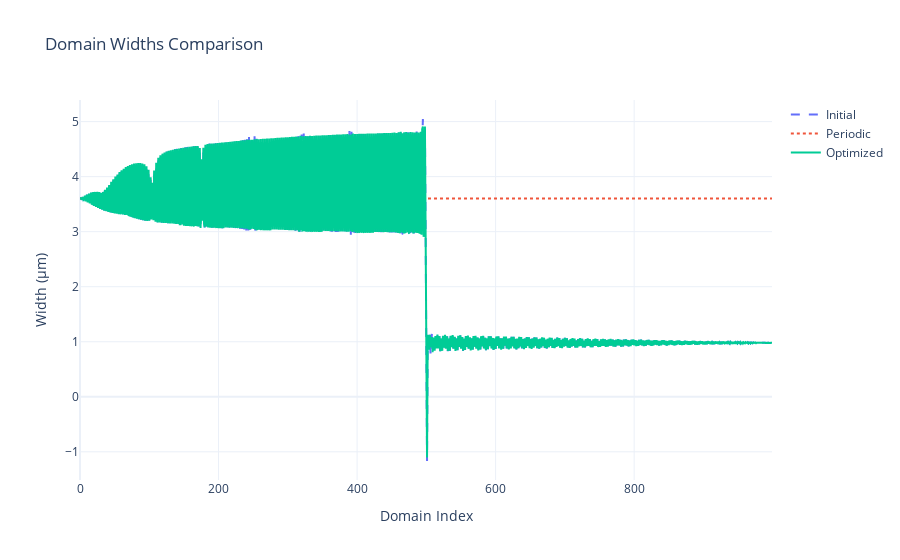
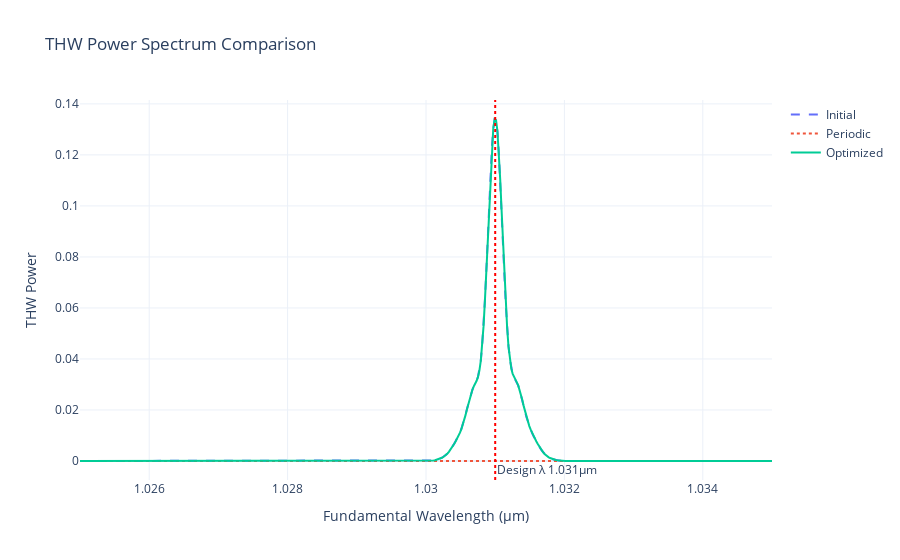
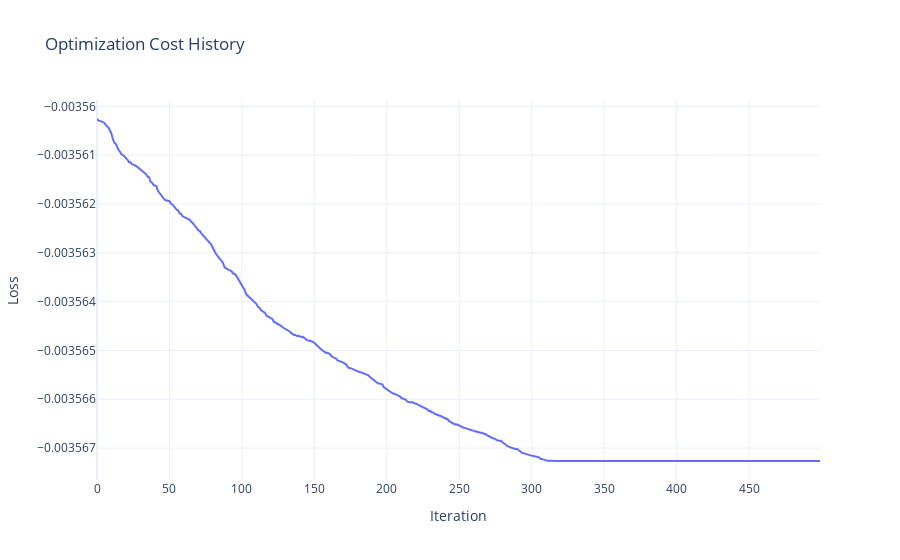

Notebook code for these charts, in order:
### Code cell
# 4. Visualize the results
print("4. Visualizing optimization results...")
plot_domain_widths(initial_widths, optimized_widths, periodic_widths)
plot_thw_power_spectrum(initial_widths, optimized_widths, periodic_widths, sim_params, config)
plot_cost_history(loss_history)
print(optimized_widths.shape)

jnp.save(f"optimized_widths_{config.num_domains}_3.npy", optimized_widths)

### Figure 1 — Plotly figure (JSON) as saved in the notebook; plotly's stock layout.template omitted (floating-point values rounded to 4 significant figures; data arrays with more than 128 entries replaced by an {"elided": "..."} marker saying what was removed)
{"data": [{"line": {"dash": "dash"}, "mode": "lines", "name": "Initial", "type": "scatter", "y": {"elided": "1000 float values"}}, {"line": {"dash": "dot"}, "mode": "lines", "name": "Periodic", "type": "scatter", "y": {"elided": "1000 float values"}}, {"mode": "lines", "name": "Optimized", "type": "scatter", "y": {"elided": "1000 float values"}}], "layout": {"title": {"text": "Domain Widths Comparison"}, "xaxis": {"title": {"text": "Domain Index"}}, "yaxis": {"title": {"text": "Width (μm)"}}}}

### Figure 2 — Plotly figure (JSON) as saved in the notebook; plotly's stock layout.template omitted (floating-point values rounded to 4 significant figures; data arrays with more than 128 entries replaced by an {"elided": "..."} marker saying what was removed)
{"data": [{"line": {"dash": "dash"}, "mode": "lines", "name": "Initial", "type": "scatter", "x": {"elided": "500 float values"}, "y": {"elided": "500 float values"}}, {"line": {"dash": "dot"}, "mode": "lines", "name": "Periodic", "type": "scatter", "x": {"elided": "500 float values"}, "y": {"elided": "500 float values"}}, {"mode": "lines", "name": "Optimized", "type": "scatter", "x": {"elided": "500 float values"}, "y": {"elided": "500 float values"}}], "layout": {"annotations": [{"showarrow": false, "text": "Design λ 1.031μm", "x": 1.031, "xanchor": "left", "xref": "x", "y": 0, "yanchor": "bottom", "yref": "y domain"}], "shapes": [{"line": {"color": "red", "dash": "dot"}, "type": "line", "x0": 1.031, "x1": 1.031, "xref": "x", "y0": 0, "y1": 1, "yref": "y domain"}], "title": {"text": "THW Power Spectrum Comparison"}, "xaxis": {"title": {"text": "Fundamental Wavelength (μm)"}}, "yaxis": {"title": {"text": "THW Power"}}}}

### Figure 3 — Plotly figure (JSON) as saved in the notebook; plotly's stock layout.template omitted (floating-point values rounded to 4 significant figures; data arrays with more than 128 entries replaced by an {"elided": "..."} marker saying what was removed)
{"data": [{"mode": "lines", "name": "Loss", "type": "scatter", "y": {"elided": "500 float values"}}], "layout": {"title": {"text": "Optimization Cost History"}, "xaxis": {"title": {"text": "Iteration"}}, "yaxis": {"title": {"text": "Loss"}}}}
